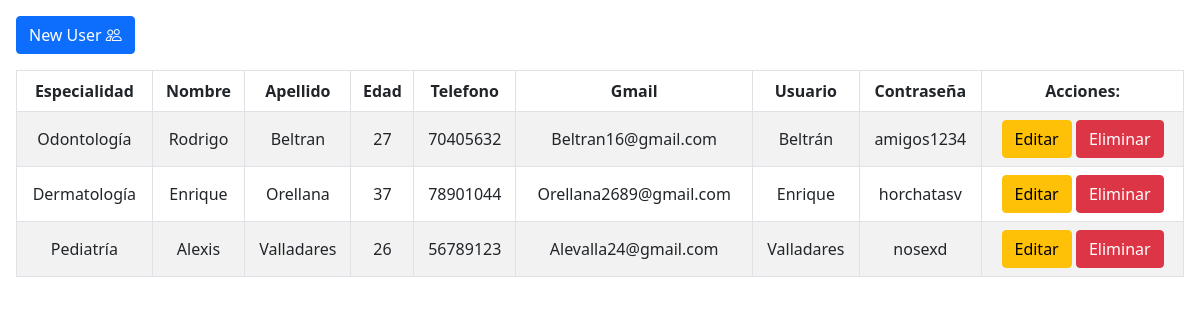
The page /View/Admin/CRUD/Crud.php (signed in) on the database its author committed.
### tables this page shows
CREATE TABLE `doctor` (
  `ID` int(11) NOT NULL,
  `especialidad` varchar(50) NOT NULL,
  `nombre` varchar(20) NOT NULL,
  `apellido` varchar(20) NOT NULL,
  `edad` int(10) NOT NULL,
  `telefono` int(25) NOT NULL,
  `gmail` varchar(30) NOT NULL,
  `usuario` varchar(150) NOT NULL,
  `pass` varchar(150) NOT NULL
);

### View/Admin/CRUD/Crud.php (the view, shortened to what this page needs)
<!doctype html>
<html lang="en">
  <head>
    <link href="https://cdn.jsdelivr.net/npm/bootstrap@5.0.2/dist/css/bootstrap.min.css" rel="stylesheet">
    <link rel="stylesheet" href="https://cdn.jsdelivr.net/npm/bootstrap-icons@1.10.5/font/bootstrap-icons.css">
    <link rel="stylesheet" href="style.css">
  </head>
  <body>
    <section class="p-3">
    <div class="row">
    <div class="col-12">
        <a href="agregar.php" class="btn btn-primary">
            New User <i class="bi bi-people"></i>
        </a>
    </div>
</div>
        <div class="row">
            <div class="col-12">
                <table class="table table-striped table-hover mt-3 text-center table-bordered">
                    <thead>
                        <tr>
                            <th>Especialidad</th>
                            <th>Nombre</th>
                            <th>Apellido</th>
                            <th>Edad</th>
                            <th>Telefono</th>
                            <th>Gmail</th>
                            <th>Usuario</th>
                            <th>Contraseña</th>
                            <th>Acciones:</th>
                        </tr>
                    </thead>
                    <tbody id="data">
                    <?php
                $conn = new mysqli("localhost", "root", "", "usuarios");
                $sql = "SELECT * FROM doctor";
                $result = $conn->query($sql);
                if ($result->num_rows > 0) {
                    while ($row = $result->fetch_assoc()) {
                        echo "<tr>";
                        echo "<td>" . htmlspecialchars($row["especialidad"]) . "</td>";
                        echo "<td>" . htmlspecialchars($row["nombre"]) . "</td>";
                        echo "<td>" . htmlspecialchars($row["apellido"]) . "</td>";
                        echo "<td>" . htmlspecialchars($row["edad"]) . "</td>";
                        echo "<td>" . htmlspecialchars($row["telefono"]) . "</td>";
                        echo "<td>" . htmlspecialchars($row["gmail"]) . "</td>";
                        echo "<td>" . htmlspecialchars($row["usuario"]) . "</td>";
                        echo "<td>" . htmlspecialchars($row["pass"]) . "</td>";
                        echo "<td>
                            <a href='Form_editar.php?id=" . htmlspecialchars($row["ID"]) . "' class='btn btn-warning'>Editar</a>
                            <a href='borrar.php?id=" . htmlspecialchars($row["ID"]) . "' class='btn btn-danger' onclick='return confirm(\"¿Estás seguro de eliminar este registro?\");'>Eliminar</a>
                        </td>";
                        echo "</tr>";
                    }
                } else {
                    echo "<tr><td colspan='9'>No hay datos para mostrar</td></tr>";
                }
                ?>
                    </tbody>
                </table>
            </div>
        </div>
    </section>
  </body>
</html>

### View/Admin/CRUD/style.css (style rules this page uses)
table tr td { vertical-align: middle; }

### rows shown on the page
doctor: especialidad "Odontología", nombre "Rodrigo", apellido "Beltran", edad "27", telefono "70405632", gmail "Beltran16@gmail.com", usuario "Beltrán", pass "amigos1234"
doctor: especialidad "Dermatología", nombre "Enrique", apellido "Orellana", edad "37", telefono "78901044", gmail "Orellana2689@gmail.com", usuario "Enrique", pass "horchatasv"
doctor: especialidad "Pediatría", nombre "Alexis", apellido "Valladares", edad "26", telefono "56789123", gmail "Alevalla24@gmail.com", usuario "Valladares", pass "nosexd"
